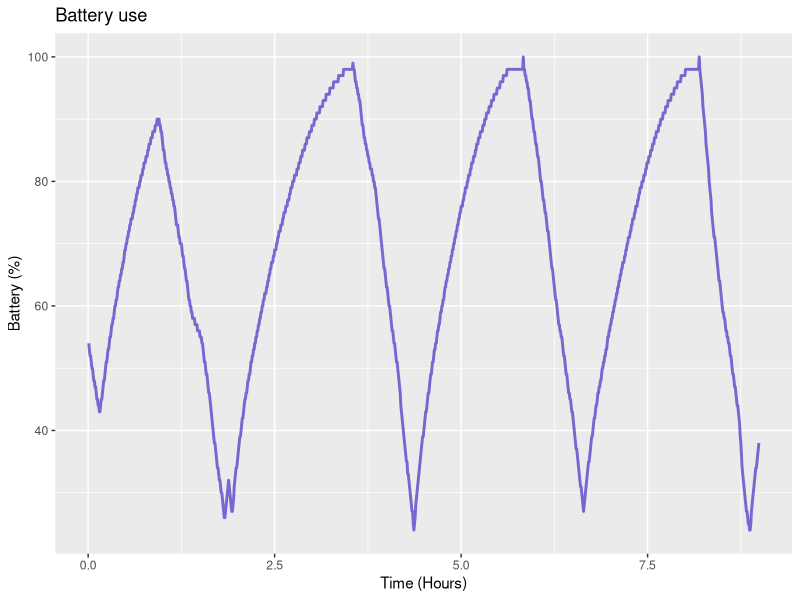

This chart was generated by the following R code:
library(readr)
library(dplyr)
library(ggplot2)

data6 <- read_csv("Data/6.csv")
data7 <- read_csv("Data/7.csv")
data8 <- read_csv("Data/8.csv") %>% 
  filter(status %in% c("Charging", "Discharging"))

ggplot(data8, aes(x = seq_along(battery)*0.00833333, y = battery)) + 
  geom_line(color = "slateblue", size = 1, alpha = 0.9, linetype = 1) + 
  labs(x = "Time (Hours)", 
       y = "Battery (%)", 
       title = "Battery use")


